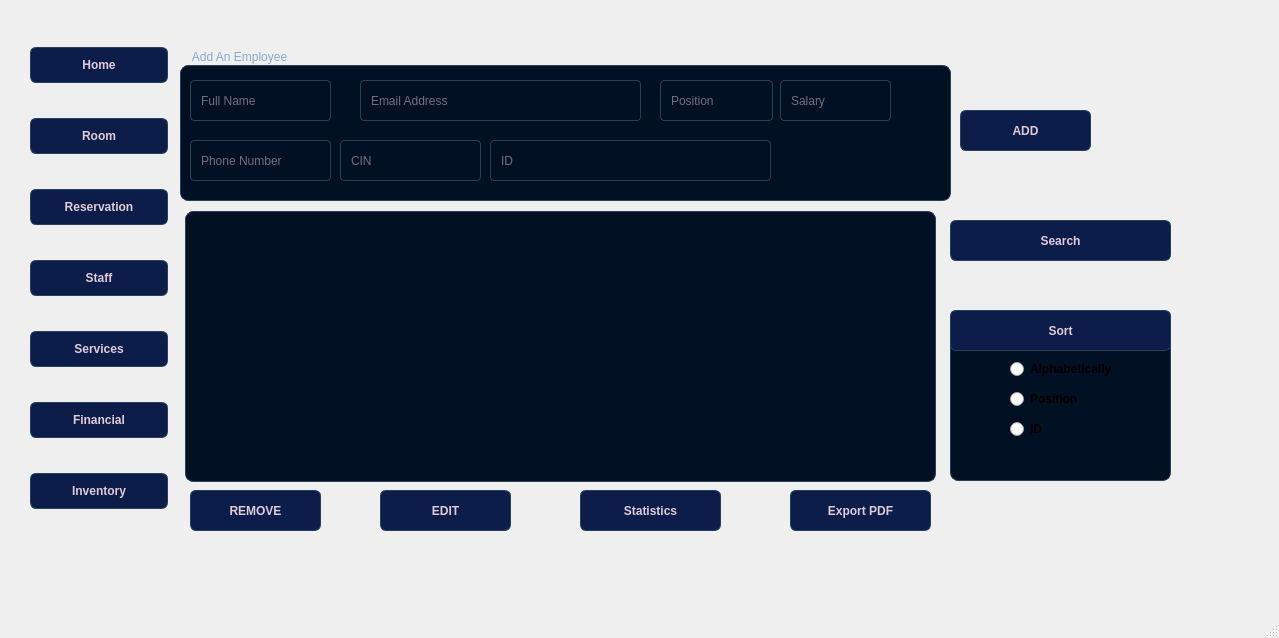
<?xml version="1.0" encoding="UTF-8"?>
<ui version="4.0">
 <class>MainWindow</class>
 <widget class="QMainWindow" name="MainWindow">
  <property name="geometry">
   <rect>
    <x>0</x>
    <y>0</y>
    <width>1279</width>
    <height>638</height>
   </rect>
  </property>
  <property name="windowTitle">
   <string>MainWindow</string>
  </property>
  <widget class="QWidget" name="centralwidget">
   <widget class="QStackedWidget" name="stackedWidget">
    <property name="geometry">
     <rect>
      <x>20</x>
      <y>0</y>
      <width>1201</width>
      <height>601</height>
     </rect>
    </property>
    <property name="styleSheet">
     <string notr="true">QStackedWidget {
    background-color: #E1CBD7;  /* Thistle as the background color */
    border: none;
    border-radius: 8px;
    padding: 10px;
}

/* QWidget within QStackedWidget */
QStackedWidget &gt; QWidget {
    background-color: #E1CBD7;  /* Same thistle background for child widgets */
    border: 1px solid #26425A;  /* Indigo dye border around inner widgets */
    border-radius: 8px;
    padding: 15px;
}</string>
    </property>
    <widget class="QWidget" name="page_5">
     <widget class="QPushButton" name="removebutton">
      <property name="geometry">
       <rect>
        <x>170</x>
        <y>490</y>
        <width>131</width>
        <height>41</height>
       </rect>
      </property>
      <property name="font">
       <font>
        <pointsize>9</pointsize>
        <bold>true</bold>
       </font>
      </property>
      <property name="styleSheet">
       <string notr="true">QPushButton {
    background-color: #0C1D49;  /* Oxford blue background for buttons */
    color: #E1CBD7;             /* Thistle text for contrast */
    padding: 10px 20px;
    border-radius: 6px;
    border: 1px solid #26425A;  /* Indigo dye for border */
    font-weight: bold;
}

QPushButton:hover {
    background-color: #26425A;  /* Indigo dye background on hover */
}

QPushButton:pressed {
    background-color: #86ABCF;  /* Carolina blue on press */
    border-color: #C38EB4;      /* Lilac border on press */
}</string>
      </property>
      <property name="text">
       <string>REMOVE</string>
      </property>
     </widget>
     <widget class="QGroupBox" name="groupBox">
      <property name="geometry">
       <rect>
        <x>160</x>
        <y>50</y>
        <width>771</width>
        <height>151</height>
       </rect>
      </property>
      <property name="styleSheet">
       <string notr="true">QGroupBox {
    background-color: #021024;
    border: 1px solid #26425A;
    border-radius: 8px;
    margin-top: 15px;
    padding: 10px;
}

QGroupBox::title {
    color: #86ABCF;  /* Carolina blue for group box titles */
    font-weight: bold;
    padding-left: 10px;
    subcontrol-origin: margin;
}
</string>
      </property>
      <property name="title">
       <string>Add An Employee</string>
      </property>
      <widget class="QLineEdit" name="fullnameedit">
       <property name="geometry">
        <rect>
         <x>10</x>
         <y>30</y>
         <width>141</width>
         <height>41</height>
        </rect>
       </property>
       <property name="styleSheet">
        <string notr="true">/* Text Inputs */
QLineEdit, QComboBox {
    background-color: #021024;  /* Rich black background */
    color: #E1CBD7;             /* Thistle text */
    border: 1px solid #26425A;  /* Indigo dye border */
    border-radius: 4px;
    padding: 8px;
}

QLineEdit:focus, QComboBox:focus {
    border-color: #86ABCF;      /* Carolina blue on focus */
    outline: none;
}</string>
       </property>
       <property name="text">
        <string/>
       </property>
       <property name="placeholderText">
        <string>Full Name</string>
       </property>
      </widget>
      <widget class="QLineEdit" name="emailedit">
       <property name="geometry">
        <rect>
         <x>180</x>
         <y>30</y>
         <width>281</width>
         <height>41</height>
        </rect>
       </property>
       <property name="styleSheet">
        <string notr="true">/* Text Inputs */
QLineEdit, QComboBox {
    background-color: #021024;  /* Rich black background */
    color: #E1CBD7;             /* Thistle text */
    border: 1px solid #26425A;  /* Indigo dye border */
    border-radius: 4px;
    padding: 8px;
}

QLineEdit:focus, QComboBox:focus {
    border-color: #86ABCF;      /* Carolina blue on focus */
    outline: none;
}</string>
       </property>
       <property name="text">
        <string/>
       </property>
       <property name="placeholderText">
        <string>Email Address</string>
       </property>
      </widget>
      <widget class="QLineEdit" name="numberedit">
       <property name="geometry">
        <rect>
         <x>10</x>
         <y>90</y>
         <width>141</width>
         <height>41</height>
        </rect>
       </property>
       <property name="styleSheet">
        <string notr="true">/* Text Inputs */
QLineEdit, QComboBox {
    background-color: #021024;  /* Rich black background */
    color: #E1CBD7;             /* Thistle text */
    border: 1px solid #26425A;  /* Indigo dye border */
    border-radius: 4px;
    padding: 8px;
}

QLineEdit:focus, QComboBox:focus {
    border-color: #86ABCF;      /* Carolina blue on focus */
    outline: none;
}</string>
       </property>
       <property name="text">
        <string/>
       </property>
       <property name="placeholderText">
        <string>Phone Number</string>
       </property>
      </widget>
      <widget class="QLineEdit" name="cinedit">
       <property name="geometry">
        <rect>
         <x>160</x>
         <y>90</y>
         <width>141</width>
         <height>41</height>
        </rect>
       </property>
       <property name="styleSheet">
        <string notr="true">/* Text Inputs */
QLineEdit, QComboBox {
    background-color: #021024;  /* Rich black background */
    color: #E1CBD7;             /* Thistle text */
    border: 1px solid #26425A;  /* Indigo dye border */
    border-radius: 4px;
    padding: 8px;
}

QLineEdit:focus, QComboBox:focus {
    border-color: #86ABCF;      /* Carolina blue on focus */
    outline: none;
}</string>
       </property>
       <property name="text">
        <string/>
       </property>
       <property name="placeholderText">
        <string>CIN</string>
       </property>
      </widget>
      <widget class="QLineEdit" name="salaryedit">
       <property name="geometry">
        <rect>
         <x>600</x>
         <y>30</y>
         <width>111</width>
         <height>41</height>
        </rect>
       </property>
       <property name="styleSheet">
        <string notr="true">/* Text Inputs */
QLineEdit, QComboBox {
    background-color: #021024;  /* Rich black background */
    color: #E1CBD7;             /* Thistle text */
    border: 1px solid #26425A;  /* Indigo dye border */
    border-radius: 4px;
    padding: 8px;
}

QLineEdit:focus, QComboBox:focus {
    border-color: #86ABCF;      /* Carolina blue on focus */
    outline: none;
}</string>
       </property>
       <property name="text">
        <string/>
       </property>
       <property name="placeholderText">
        <string>Salary</string>
       </property>
      </widget>
      <widget class="QLineEdit" name="Postedit">
       <property name="geometry">
        <rect>
         <x>480</x>
         <y>30</y>
         <width>113</width>
         <height>41</height>
        </rect>
       </property>
       <property name="styleSheet">
        <string notr="true">/* Text Inputs */
QLineEdit, QComboBox {
    background-color: #021024;  /* Rich black background */
    color: #E1CBD7;             /* Thistle text */
    border: 1px solid #26425A;  /* Indigo dye border */
    border-radius: 4px;
    padding: 8px;
}

QLineEdit:focus, QComboBox:focus {
    border-color: #86ABCF;      /* Carolina blue on focus */
    outline: none;
}</string>
       </property>
       <property name="text">
        <string/>
       </property>
       <property name="placeholderText">
        <string>Position</string>
       </property>
      </widget>
      <widget class="QLineEdit" name="idedit">
       <property name="geometry">
        <rect>
         <x>310</x>
         <y>90</y>
         <width>281</width>
         <height>41</height>
        </rect>
       </property>
       <property name="styleSheet">
        <string notr="true">/* Text Inputs */
QLineEdit, QComboBox {
    background-color: #021024;  /* Rich black background */
    color: #E1CBD7;             /* Thistle text */
    border: 1px solid #26425A;  /* Indigo dye border */
    border-radius: 4px;
    padding: 8px;
}

QLineEdit:focus, QComboBox:focus {
    border-color: #86ABCF;      /* Carolina blue on focus */
    outline: none;
}</string>
       </property>
       <property name="placeholderText">
        <string>ID</string>
       </property>
      </widget>
     </widget>
     <widget class="QGroupBox" name="groupBox_4">
      <property name="geometry">
       <rect>
        <x>930</x>
        <y>300</y>
        <width>221</width>
        <height>181</height>
       </rect>
      </property>
      <property name="styleSheet">
       <string notr="true">QGroupBox {
    background-color: #021024;
    border: 1px solid #26425A;
    border-radius: 8px;
    margin-top: 15px;
    padding: 10px;
}

QGroupBox::title {
    color: #86ABCF;  /* Carolina blue for group box titles */
    font-weight: bold;
    padding-left: 10px;
    subcontrol-origin: margin;
}
</string>
      </property>
      <property name="title">
       <string/>
      </property>
      <widget class="QRadioButton" name="alphabutton">
       <property name="geometry">
        <rect>
         <x>60</x>
         <y>60</y>
         <width>131</width>
         <height>18</height>
        </rect>
       </property>
       <property name="font">
        <font>
         <pointsize>9</pointsize>
         <bold>true</bold>
        </font>
       </property>
       <property name="text">
        <string>Alphabetically</string>
       </property>
      </widget>
      <widget class="QRadioButton" name="positionbutton">
       <property name="geometry">
        <rect>
         <x>60</x>
         <y>90</y>
         <width>101</width>
         <height>18</height>
        </rect>
       </property>
       <property name="font">
        <font>
         <pointsize>9</pointsize>
         <bold>true</bold>
        </font>
       </property>
       <property name="text">
        <string>Position</string>
       </property>
      </widget>
      <widget class="QRadioButton" name="idbutton">
       <property name="geometry">
        <rect>
         <x>60</x>
         <y>120</y>
         <width>101</width>
         <height>18</height>
        </rect>
       </property>
       <property name="font">
        <font>
         <pointsize>9</pointsize>
         <bold>true</bold>
        </font>
       </property>
       <property name="text">
        <string>ID</string>
       </property>
      </widget>
      <widget class="QPushButton" name="sortbutton">
       <property name="geometry">
        <rect>
         <x>0</x>
         <y>10</y>
         <width>221</width>
         <height>41</height>
        </rect>
       </property>
       <property name="font">
        <font>
         <bold>true</bold>
        </font>
       </property>
       <property name="styleSheet">
        <string notr="true">QPushButton {
    background-color: #0C1D49;  /* Oxford blue background for buttons */
    color: #E1CBD7;             /* Thistle text for contrast */
    padding: 10px 20px;
    border-radius: 6px;
    border: 1px solid #26425A;  /* Indigo dye for border */
    font-weight: bold;
}

QPushButton:hover {
    background-color: #26425A;  /* Indigo dye background on hover */
}

QPushButton:pressed {
    background-color: #86ABCF;  /* Carolina blue on press */
    border-color: #C38EB4;      /* Lilac border on press */
}</string>
       </property>
       <property name="text">
        <string>Sort</string>
       </property>
      </widget>
     </widget>
     <widget class="QPushButton" name="generatePdfButton">
      <property name="geometry">
       <rect>
        <x>770</x>
        <y>490</y>
        <width>141</width>
        <height>41</height>
       </rect>
      </property>
      <property name="font">
       <font>
        <pointsize>9</pointsize>
        <bold>true</bold>
       </font>
      </property>
      <property name="styleSheet">
       <string notr="true">QPushButton {
    background-color: #0C1D49;  /* Oxford blue background for buttons */
    color: #E1CBD7;             /* Thistle text for contrast */
    padding: 10px 20px;
    border-radius: 6px;
    border: 1px solid #26425A;  /* Indigo dye for border */
    font-weight: bold;
}

QPushButton:hover {
    background-color: #26425A;  /* Indigo dye background on hover */
}

QPushButton:pressed {
    background-color: #86ABCF;  /* Carolina blue on press */
    border-color: #C38EB4;      /* Lilac border on press */
}</string>
      </property>
      <property name="text">
       <string>Export PDF</string>
      </property>
     </widget>
     <widget class="QWidget" name="center_menu_widget" native="true">
      <property name="geometry">
       <rect>
        <x>10</x>
        <y>20</y>
        <width>141</width>
        <height>521</height>
       </rect>
      </property>
      <property name="sizePolicy">
       <sizepolicy hsizetype="Preferred" vsizetype="Minimum">
        <horstretch>0</horstretch>
        <verstretch>0</verstretch>
       </sizepolicy>
      </property>
      <property name="font">
       <font>
        <bold>true</bold>
       </font>
      </property>
      <layout class="QVBoxLayout" name="verticalLayout_3">
       <property name="spacing">
        <number>8</number>
       </property>
       <property name="leftMargin">
        <number>0</number>
       </property>
       <property name="rightMargin">
        <number>3</number>
       </property>
       <item>
        <widget class="QPushButton" name="title_music_pushButton_4">
         <property name="minimumSize">
          <size>
           <width>50</width>
           <height>30</height>
          </size>
         </property>
         <property name="font">
          <font>
           <bold>true</bold>
          </font>
         </property>
         <property name="styleSheet">
          <string notr="true">QPushButton {
    background-color: #0C1D49;  /* Oxford blue background for buttons */
    color: #E1CBD7;             /* Thistle text for contrast */
    padding: 10px 20px;
    border-radius: 6px;
    border: 1px solid #26425A;  /* Indigo dye for border */
    font-weight: bold;
}

QPushButton:hover {
    background-color: #26425A;  /* Indigo dye background on hover */
}

QPushButton:pressed {
    background-color: #86ABCF;  /* Carolina blue on press */
    border-color: #C38EB4;      /* Lilac border on press */
}</string>
         </property>
         <property name="text">
          <string>Home</string>
         </property>
         <property name="checkable">
          <bool>true</bool>
         </property>
         <property name="checked">
          <bool>true</bool>
         </property>
         <property name="autoExclusive">
          <bool>true</bool>
         </property>
        </widget>
       </item>
       <item>
        <widget class="QPushButton" name="title_live_pushButton_8">
         <property name="minimumSize">
          <size>
           <width>50</width>
           <height>30</height>
          </size>
         </property>
         <property name="font">
          <font>
           <bold>true</bold>
          </font>
         </property>
         <property name="styleSheet">
          <string notr="true">QPushButton {
    background-color: #0C1D49;  /* Oxford blue background for buttons */
    color: #E1CBD7;             /* Thistle text for contrast */
    padding: 10px 20px;
    border-radius: 6px;
    border: 1px solid #26425A;  /* Indigo dye for border */
    font-weight: bold;
}

QPushButton:hover {
    background-color: #26425A;  /* Indigo dye background on hover */
}

QPushButton:pressed {
    background-color: #86ABCF;  /* Carolina blue on press */
    border-color: #C38EB4;      /* Lilac border on press */
}</string>
         </property>
         <property name="text">
          <string>Room</string>
         </property>
         <property name="checkable">
          <bool>true</bool>
         </property>
         <property name="autoExclusive">
          <bool>true</bool>
         </property>
        </widget>
       </item>
       <item>
        <widget class="QPushButton" name="title_listenBook_pushButton_3">
         <property name="minimumSize">
          <size>
           <width>50</width>
           <height>30</height>
          </size>
         </property>
         <property name="font">
          <font>
           <bold>true</bold>
          </font>
         </property>
         <property name="styleSheet">
          <string notr="true">QPushButton {
    background-color: #0C1D49;  /* Oxford blue background for buttons */
    color: #E1CBD7;             /* Thistle text for contrast */
    padding: 10px 20px;
    border-radius: 6px;
    border: 1px solid #26425A;  /* Indigo dye for border */
    font-weight: bold;
}

QPushButton:hover {
    background-color: #26425A;  /* Indigo dye background on hover */
}

QPushButton:pressed {
    background-color: #86ABCF;  /* Carolina blue on press */
    border-color: #C38EB4;      /* Lilac border on press */
}</string>
         </property>
         <property name="text">
          <string>Reservation</string>
         </property>
         <property name="checkable">
          <bool>true</bool>
         </property>
         <property name="autoExclusive">
          <bool>true</bool>
         </property>
        </widget>
       </item>
       <item>
        <widget class="QPushButton" name="title_live_pushButton_9">
         <property name="minimumSize">
          <size>
           <width>50</width>
           <height>30</height>
          </size>
         </property>
         <property name="font">
          <font>
           <bold>true</bold>
          </font>
         </property>
         <property name="styleSheet">
          <string notr="true">QPushButton {
    background-color: #0C1D49;  /* Oxford blue background for buttons */
    color: #E1CBD7;             /* Thistle text for contrast */
    padding: 10px 20px;
    border-radius: 6px;
    border: 1px solid #26425A;  /* Indigo dye for border */
    font-weight: bold;
}

QPushButton:hover {
    background-color: #26425A;  /* Indigo dye background on hover */
}

QPushButton:pressed {
    background-color: #86ABCF;  /* Carolina blue on press */
    border-color: #C38EB4;      /* Lilac border on press */
}</string>
         </property>
         <property name="text">
          <string>Staff</string>
         </property>
         <property name="checkable">
          <bool>true</bool>
         </property>
         <property name="autoExclusive">
          <bool>true</bool>
         </property>
        </widget>
       </item>
       <item>
        <widget class="QPushButton" name="title_found_pushButton_3">
         <property name="minimumSize">
          <size>
           <width>50</width>
           <height>30</height>
          </size>
         </property>
         <property name="font">
          <font>
           <bold>true</bold>
          </font>
         </property>
         <property name="styleSheet">
          <string notr="true">QPushButton {
    background-color: #0C1D49;  /* Oxford blue background for buttons */
    color: #E1CBD7;             /* Thistle text for contrast */
    padding: 10px 20px;
    border-radius: 6px;
    border: 1px solid #26425A;  /* Indigo dye for border */
    font-weight: bold;
}

QPushButton:hover {
    background-color: #26425A;  /* Indigo dye background on hover */
}

QPushButton:pressed {
    background-color: #86ABCF;  /* Carolina blue on press */
    border-color: #C38EB4;      /* Lilac border on press */
}
</string>
         </property>
         <property name="text">
          <string>Services</string>
         </property>
         <property name="checkable">
          <bool>true</bool>
         </property>
         <property name="autoExclusive">
          <bool>true</bool>
         </property>
        </widget>
       </item>
       <item>
        <widget class="QPushButton" name="title_live_pushButton_10">
         <property name="minimumSize">
          <size>
           <width>50</width>
           <height>30</height>
          </size>
         </property>
         <property name="font">
          <font>
           <bold>true</bold>
          </font>
         </property>
         <property name="styleSheet">
          <string notr="true">QPushButton {
    background-color: #0C1D49;  /* Oxford blue background for buttons */
    color: #E1CBD7;             /* Thistle text for contrast */
    padding: 10px 20px;
    border-radius: 6px;
    border: 1px solid #26425A;  /* Indigo dye for border */
    font-weight: bold;
}

QPushButton:hover {
    background-color: #26425A;  /* Indigo dye background on hover */
}

QPushButton:pressed {
    background-color: #86ABCF;  /* Carolina blue on press */
    border-color: #C38EB4;      /* Lilac border on press */
}</string>
         </property>
         <property name="text">
          <string>Financial</string>
         </property>
         <property name="checkable">
          <bool>true</bool>
         </property>
         <property name="autoExclusive">
          <bool>true</bool>
         </property>
        </widget>
       </item>
       <item>
        <widget class="QPushButton" name="pushButton_3">
         <property name="styleSheet">
          <string notr="true">QPushButton {
    background-color: #0C1D49;  /* Oxford blue background for buttons */
    color: #E1CBD7;             /* Thistle text for contrast */
    padding: 10px 20px;
    border-radius: 6px;
    border: 1px solid #26425A;  /* Indigo dye for border */
    font-weight: bold;
}

QPushButton:hover {
    background-color: #26425A;  /* Indigo dye background on hover */
}

QPushButton:pressed {
    background-color: #86ABCF;  /* Carolina blue on press */
    border-color: #C38EB4;      /* Lilac border on press */
}</string>
         </property>
         <property name="text">
          <string>Inventory</string>
         </property>
        </widget>
       </item>
      </layout>
     </widget>
     <widget class="QPushButton" name="validbutton">
      <property name="geometry">
       <rect>
        <x>940</x>
        <y>110</y>
        <width>131</width>
        <height>41</height>
       </rect>
      </property>
      <property name="font">
       <font>
        <pointsize>9</pointsize>
        <bold>true</bold>
       </font>
      </property>
      <property name="styleSheet">
       <string notr="true">QPushButton {
    background-color: #0C1D49;  /* Oxford blue background for buttons */
    color: #E1CBD7;             /* Thistle text for contrast */
    padding: 10px 20px;
    border-radius: 6px;
    border: 1px solid #26425A;  /* Indigo dye for border */
    font-weight: bold;
}

QPushButton:hover {
    background-color: #26425A;  /* Indigo dye background on hover */
}

QPushButton:pressed {
    background-color: #86ABCF;  /* Carolina blue on press */
    border-color: #C38EB4;      /* Lilac border on press */
}</string>
      </property>
      <property name="text">
       <string>ADD</string>
      </property>
     </widget>
     <widget class="QTableView" name="employeeTableView">
      <property name="geometry">
       <rect>
        <x>165</x>
        <y>211</y>
        <width>751</width>
        <height>271</height>
       </rect>
      </property>
      <property name="styleSheet">
       <string notr="true">QTableView {
    background-color: #021024;
    border: 1px solid #26425A;
    border-radius: 8px;
    padding: 10px;
    gridline-color: #26425A;
    color: #86ABCF;
    selection-background-color: #26425A;  /* Selected row background */
    selection-color: #FFFFFF;             /* Selected text color */
}

QTableView::item {
    padding: 5px;
    border: none;
    transition: all 0.2s ease-in-out;    /* Adds smooth transition */
}

QTableView::item:selected {
    background-color: #26425A;            /* Slightly different shade for selected */
    color: #FFFFFF;                       /* Change text color on select */
}
QTableView:hover {
    border: 1px solid #FFFFFF;            /* White border on hover */
}
QTableView::item:focus {
    background-color: #3A5069;            /* Focused row color */
    color: #FFFFFF;
}

QTableView::item:hover {
    border: 1px solid #FFFFFF;            /* White border on hover */
    border-radius: 4px;                   /* Rounded corners on hover */
}

QHeaderView::section {
    background-color: #021024;
    color: #86ABCF;
    border: 1px solid #26425A;
    padding: 5px;
    font-weight: bold;
}
</string>
      </property>
     </widget>
     <widget class="QPushButton" name="editbutton">
      <property name="geometry">
       <rect>
        <x>360</x>
        <y>490</y>
        <width>131</width>
        <height>41</height>
       </rect>
      </property>
      <property name="font">
       <font>
        <pointsize>9</pointsize>
        <bold>true</bold>
       </font>
      </property>
      <property name="styleSheet">
       <string notr="true">QPushButton {
    background-color: #0C1D49;  /* Oxford blue background for buttons */
    color: #E1CBD7;             /* Thistle text for contrast */
    padding: 10px 20px;
    border-radius: 6px;
    border: 1px solid #26425A;  /* Indigo dye for border */
    font-weight: bold;
}

QPushButton:hover {
    background-color: #26425A;  /* Indigo dye background on hover */
}

QPushButton:pressed {
    background-color: #86ABCF;  /* Carolina blue on press */
    border-color: #C38EB4;      /* Lilac border on press */
}</string>
      </property>
      <property name="text">
       <string>EDIT</string>
      </property>
     </widget>
     <widget class="QPushButton" name="searchbutton">
      <property name="geometry">
       <rect>
        <x>930</x>
        <y>220</y>
        <width>221</width>
        <height>41</height>
       </rect>
      </property>
      <property name="font">
       <font>
        <bold>true</bold>
       </font>
      </property>
      <property name="styleSheet">
       <string notr="true">QPushButton {
    background-color: #0C1D49;  /* Oxford blue background for buttons */
    color: #E1CBD7;             /* Thistle text for contrast */
    padding: 10px 20px;
    border-radius: 6px;
    border: 1px solid #26425A;  /* Indigo dye for border */
    font-weight: bold;
}

QPushButton:hover {
    background-color: #26425A;  /* Indigo dye background on hover */
}

QPushButton:pressed {
    background-color: #86ABCF;  /* Carolina blue on press */
    border-color: #C38EB4;      /* Lilac border on press */
}</string>
      </property>
      <property name="text">
       <string>Search</string>
      </property>
     </widget>
     <widget class="QPushButton" name="statbutton">
      <property name="geometry">
       <rect>
        <x>560</x>
        <y>490</y>
        <width>141</width>
        <height>41</height>
       </rect>
      </property>
      <property name="font">
       <font>
        <pointsize>9</pointsize>
        <bold>true</bold>
       </font>
      </property>
      <property name="styleSheet">
       <string notr="true">QPushButton {
    background-color: #0C1D49;  /* Oxford blue background for buttons */
    color: #E1CBD7;             /* Thistle text for contrast */
    padding: 10px 20px;
    border-radius: 6px;
    border: 1px solid #26425A;  /* Indigo dye for border */
    font-weight: bold;
}

QPushButton:hover {
    background-color: #26425A;  /* Indigo dye background on hover */
}

QPushButton:pressed {
    background-color: #86ABCF;  /* Carolina blue on press */
    border-color: #C38EB4;      /* Lilac border on press */
}</string>
      </property>
      <property name="text">
       <string>Statistics</string>
      </property>
     </widget>
    </widget>
    <widget class="QWidget" name="page_7"/>
    <widget class="QWidget" name="page_6"/>
   </widget>
  </widget>
  <widget class="QMenuBar" name="menubar">
   <property name="geometry">
    <rect>
     <x>0</x>
     <y>0</y>
     <width>1279</width>
     <height>25</height>
    </rect>
   </property>
  </widget>
  <widget class="QStatusBar" name="statusbar"/>
 </widget>
 <resources/>
 <connections/>
</ui>
